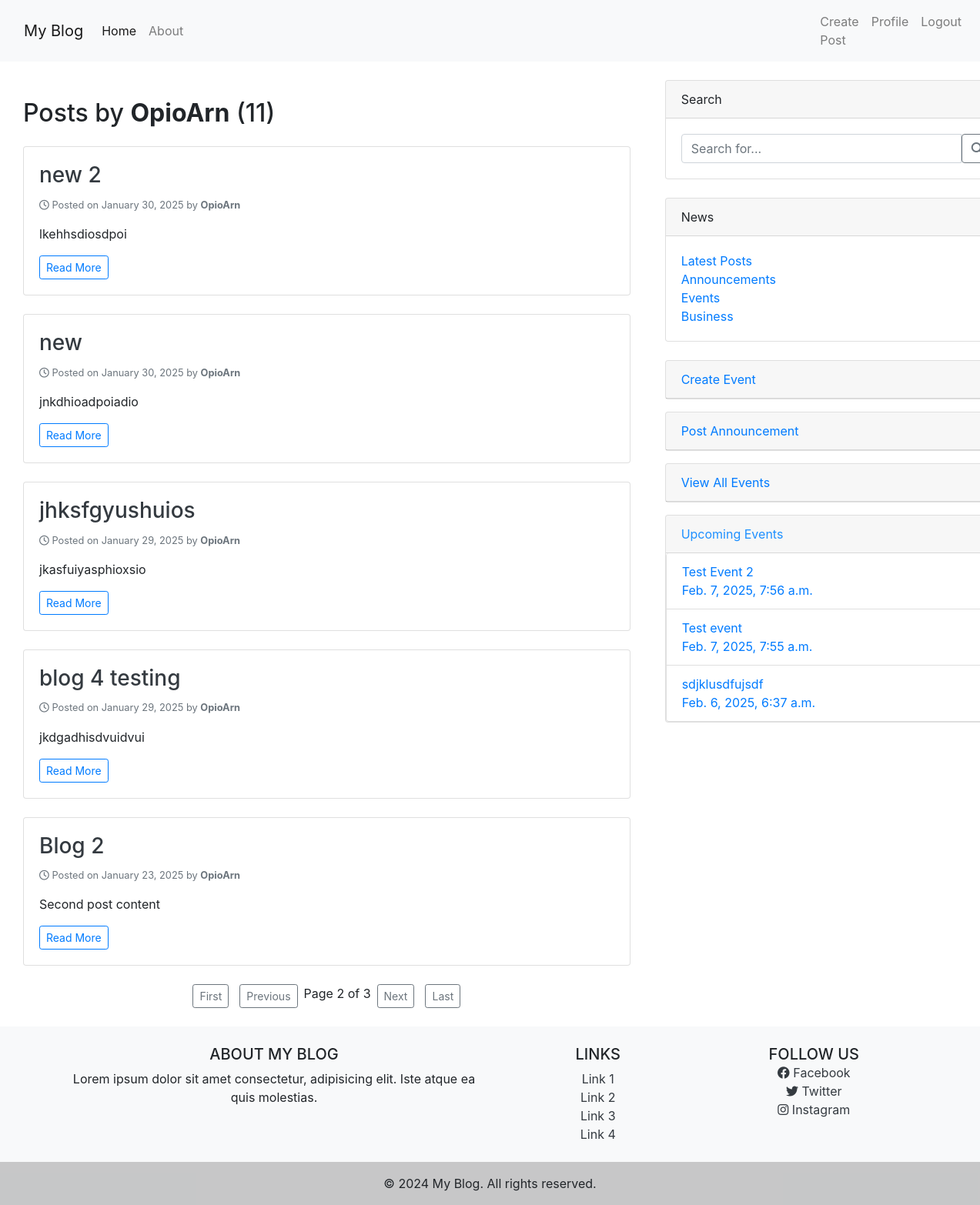
Page /user/OpioArn/?page=2 (signed in) on the committed database.
### blog/models.py (models this page shows, shortened)
class Post(models.Model):
    title = models.CharField(max_length=100)
    content = models.TextField()
    date_posted = models.DateTimeField(default=timezone.now)
    author = models.ForeignKey(User, on_delete=models.CASCADE)
    image = models.ImageField(upload_to='post_images', blank=True, null=True)
    video = models.FileField(upload_to='post_video', blank=True, null=True)
    views = models.PositiveIntegerField(default=0)  # Track number of views
    likes = models.ManyToManyField(User, related_name="liked_posts", blank=True)

class Event(models.Model):
    title = models.CharField(max_length=225)
    description = models.TextField()
    event_date = models.DateTimeField(default=timezone.now)
    location = models.CharField(max_length=200)
    media = models.FileField( upload_to='events/', null=True, blank=True)  # Store image/video in 'events/' directory

### blog/views.py (the view)
# urls.py: path('user/<str:username>/', UserPostListView.as_view(), name='user_posts'),
class UserPostListView(LoginRequiredMixin, ListView):
    model = Post
    template_name = 'blog/user_posts.html'
    context_object_name = 'posts'
    ordering = ['-date_posted']
    paginate_by = 5
    def get_queryset(self):
        user = get_object_or_404(User, username=self.kwargs.get('username'))
        return Post.objects.filter(author=user).order_by('-date_posted')
    def get_additional_context(self):
        user = get_object_or_404(User, username=self.kwargs.get('username'))
        return {
            'user': user,
            'post_count': Post.objects.filter(author=user).count(),
            'latest_posts': Post.objects.order_by('-date_posted')[:5],
            'announcements': Announcement.objects.order_by('-created_at')[:3],
            'events': Event.objects.order_by('-event_date')[:3],
        }
    def get_context_data(self, **kwargs):
        context = super().get_context_data(**kwargs)
        context.update(self.get_additional_context())
        return context

### blog/Templates/blog/user_posts.html
{% extends 'blog/base2.html' %}
{% block content %}
<div class="container mt-5">
    <h2 class="mb-4">Posts by <strong>{{ user.username }}</strong> ({{ post_count }})</h2>
    {% for post in posts %}
        <div class="card mb-4 shadow-sm">
            <div class="card-body">
                <h3 class="card-title">
                    <a href="{% url 'blog:post-detail' post.pk %}" class="text-decoration-none text-dark">
                        {{ post.title }}
                    </a>
                </h3>
                <p class="text-muted small">
                    <i class="far fa-clock"></i> Posted on {{ post.date_posted|date:"F d, Y" }} by
                    <strong>{{ post.author.username }}</strong>
                </p>
                <p class="card-text">
                    {{ post.content|truncatewords:30 }}
                </p>
                <a href="{% url 'blog:post-detail' post.pk %}" class="btn btn-outline-primary btn-sm">Read More</a>
            </div>
        </div>
    {% empty %}
        <div class="alert alert-info">No posts found.</div>
    {% endfor %}
    {% if is_paginated %}
        <div class="pagination justify-content-center">
            {% if page_obj.has_previous %}
                <a class="btn btn-outline-secondary btn-sm" href="?page=1"style="margin-right: 1em;">First</a>
                <a class="btn btn-outline-secondary btn-sm" href="?page={{ page_obj.previous_page_number }}">Previous</a>
            {% endif %}
            <span class="mx-2">Page {{ page_obj.number }} of {{ page_obj.paginator.num_pages }}</span>
            {% if page_obj.has_next %}
                <a class="btn btn-outline-secondary btn-sm" href="?page={{ page_obj.next_page_number }}"style="margin-right: 1em;">Next</a>
                <a class="btn btn-outline-secondary btn-sm" href="?page={{ page_obj.paginator.num_pages }}">Last</a>
            {% endif %}
        </div>
    {% endif %}
</div>
{% endblock %}

### blog/Templates/blog/base2.html (shortened to what this page needs)
{% load static %}
{% load crispy_forms_tags %}
<!DOCTYPE html>
<html lang="en">
<head>
    <link rel="stylesheet" href="https://cdn.jsdelivr.net/npm/bootstrap@4.0.0/dist/css/bootstrap.min.css">
</head>
<body>
<link rel="stylesheet" href="https://cdnjs.cloudflare.com/ajax/libs/font-awesome/6.4.0/css/all.min.css">
<nav class="navbar navbar-expand-lg navbar-light bg-light">
    <div class="container">
        <a class="navbar-brand" href="/">My Blog</a>
        <div class="collapse navbar-collapse" id="navbarNav">
            <ul class="navbar-nav ms-auto">
                <li class="nav-item">
                    <a class="nav-link active" href="{% url 'blog:blog-home' %}">Home</a>
                </li>
                <li class="nav-item">
                    <a class="nav-link" href="{% url 'blog:blog-about' %}">About</a>
                </li>
            </ul>
        </div>
    </div>
    <div class="navbar-nav">
        {% if user.is_authenticated %}
        <a class="nav-item nav-link" href="{% url 'blog:add_post' %}">Create Post</a>
        <a class="nav-item nav-link" href="{% url 'profile' %}">Profile</a>
        <a class="nav-item nav-link" href="{% url 'logout' %}">Logout</a>
        {% else %}
        <a class="nav-item nav-link" href="{% url 'login' %}">Login</a>
        <a class="nav-item nav-link" href="{% url 'register' %}">Register</a>
        {% endif %}
      </div>
</nav>
<main class="container-fluid">
    <div class="row">
        <div class="col-md-8">
             {% block content %} {% endblock %}
        </div>
        <div class="col-md-4" style=" margin-top: 1.5em;">
            <div class="card mb-4" style="width: 28rem;">
                <div class="card-header">Search</div>
                <div class="card-body">
                    <form method="GET" action="{% url 'blog:search_results' %}">
                        <div class="input-group">
                            <input type="text" class="form-control" name="q" placeholder="Search for..." required>
                            <button class="btn btn-outline-secondary" type="submit"><i class="fas fa-search"></i></button>
                        </div>
                    </form>
                </div>
            </div>
            <div class="card mb-4" style="width: 28rem;">
                <div class="card-header">News</div>
                <div class="card-body">
                    <ul class="list-unstyled mb-0">
                        <li><a href="{% url 'blog:latest_posts' %}">Latest Posts</a></li>
                        <li><a href="{% url 'blog:announcements_list' %}">Announcements</a></li>
                        <li><a href="{% url 'blog:events_list' %}">Events</a></li>
                        <li><a href="#">Business</a></li>
                    </ul>
                </div>
            </div>
            {% if user.is_authenticated %}
                {% if "events_list" not in request.path %}
                    <div class="card" style="width: 28rem; height: auto; margin-bottom: 1em;">
                        <a style="text-decoration: none;" class="card-header" href = "{% url 'blog:events_list' %}"
                        class=" btn-link btn-primary" style="border: none; font-size: 20px; font-weight: bold;">
                        Create Event</a>
                    </div>
                {% endif %}
                {% if "announcements_list" not in request.path %}
                    <div  class="card" style="width: 28rem; height: auto; margin-bottom: 1em;">
                        <a style="text-decoration: none;" class="card-header" href="{% url 'blog:announcements_list' %}"
                        class="btn-link btn-primary" style="border: none; font-size: 20px; font-weight: bold;">
                        Post Announcement
                        </a>
                    </div>
                {% endif %}
            {% endif %}
            <div  class="card" style="width: 28rem; height: auto; margin-bottom: 1em;">
                <a style="text-decoration: none;" class="card-header" href="{% url 'blog:events_list' %}"
                class="btn-link btn-primary" style="border: none; font-size: 20px; font-weight: bold;">
                View All Events
                </a>
            </div>
            {% if "events_list" not in request.path %}
            <div class="card" style="width: 28rem;">
                <div class="card-header" style="color: dodgerblue;">Upcoming Events</div>
                <div  class="list-group" >
                    <ul class="list-group" >
                        {% for event in events %}
                            <li class="list-group-item " style="color: black;"><a style="text-decoration: none;" href="{% url 'blog:events_list' %}"> {{ event.title }} <br>   {{ event.event_date }}</a></li>
                        {% endfor %}
                    </ul>
                </div>
            </div>
            {% endif %}
        </div>
    </div>
</main>
<footer class="bg-light text-center text-lg-start mt-4">
    <div class="container p-4">
        <div class="row">
            <div class="col-lg-6 col-md-12 mb-4 mb-md-0">
                <h5 class="text-uppercase">About My Blog</h5>
                <p>
                    Lorem ipsum dolor sit amet consectetur, adipisicing elit. Iste atque ea quis molestias.
                </p>
            </div>
            <div class="col-lg-3 col-md-6 mb-4 mb-md-0">
                <h5 class="text-uppercase">Links</h5>
                <ul class="list-unstyled mb-0">
                    <li><a href="#!" class="text-dark">Link 1</a></li>
                    <li><a href="#!" class="text-dark">Link 2</a></li>
                    <li><a href="#!" class="text-dark">Link 3</a></li>
                    <li><a href="#!" class="text-dark">Link 4</a></li>
                </ul>
            </div>
            <div class="col-lg-3 col-md-6 mb-4 mb-md-0">
                <h5 class="text-uppercase mb-0">Follow Us</h5>
                <ul class="list-unstyled">
                    <li><a href="#!" class="text-dark"><i class="fab fa-facebook"></i> Facebook</a></li>
                    <li><a href="#!" class="text-dark"><i class="fab fa-twitter"></i> Twitter</a></li>
                    <li><a href="#!" class="text-dark"><i class="fab fa-instagram"></i> Instagram</a></li>
                </ul>
            </div>
        </div>
    </div>
    <div class="text-center p-3" style="background-color: rgba(0, 0, 0, 0.2);">
        © 2024 My Blog. All rights reserved.
    </div>
</footer>
</body>
</html>

### rows in the picture
Post: title "new 2", date_posted "January 30, 2025", author.username "OpioArn", content "lkehhsdiosdpoi"
Post: title "new", date_posted "January 30, 2025", author.username "OpioArn", content "jnkdhioadpoiadio"
Post: title "jhksfgyushuios", date_posted "January 29, 2025", author.username "OpioArn", content "jkasfuiyasphioxsio"
Post: title "blog 4 testing", date_posted "January 29, 2025", author.username "OpioArn", content "jkdgadhisdvuidvui"
Post: title "Blog 2", date_posted "January 23, 2025", author.username "OpioArn", content "Second post content"
Event: title "Test Event 2", event_date "Feb. 7, 2025, 7:56 a.m."
Event: title "Test event", event_date "Feb. 7, 2025, 7:55 a.m."
Event: title "sdjklusdfujsdf", event_date "Feb. 6, 2025, 6:37 a.m."

### other values in the picture
{{ user.username }} "OpioArn"
{{ post_count }} "11"
{{ page_obj.number }} "2"
{{ page_obj.paginator.num_pages }} "3"
